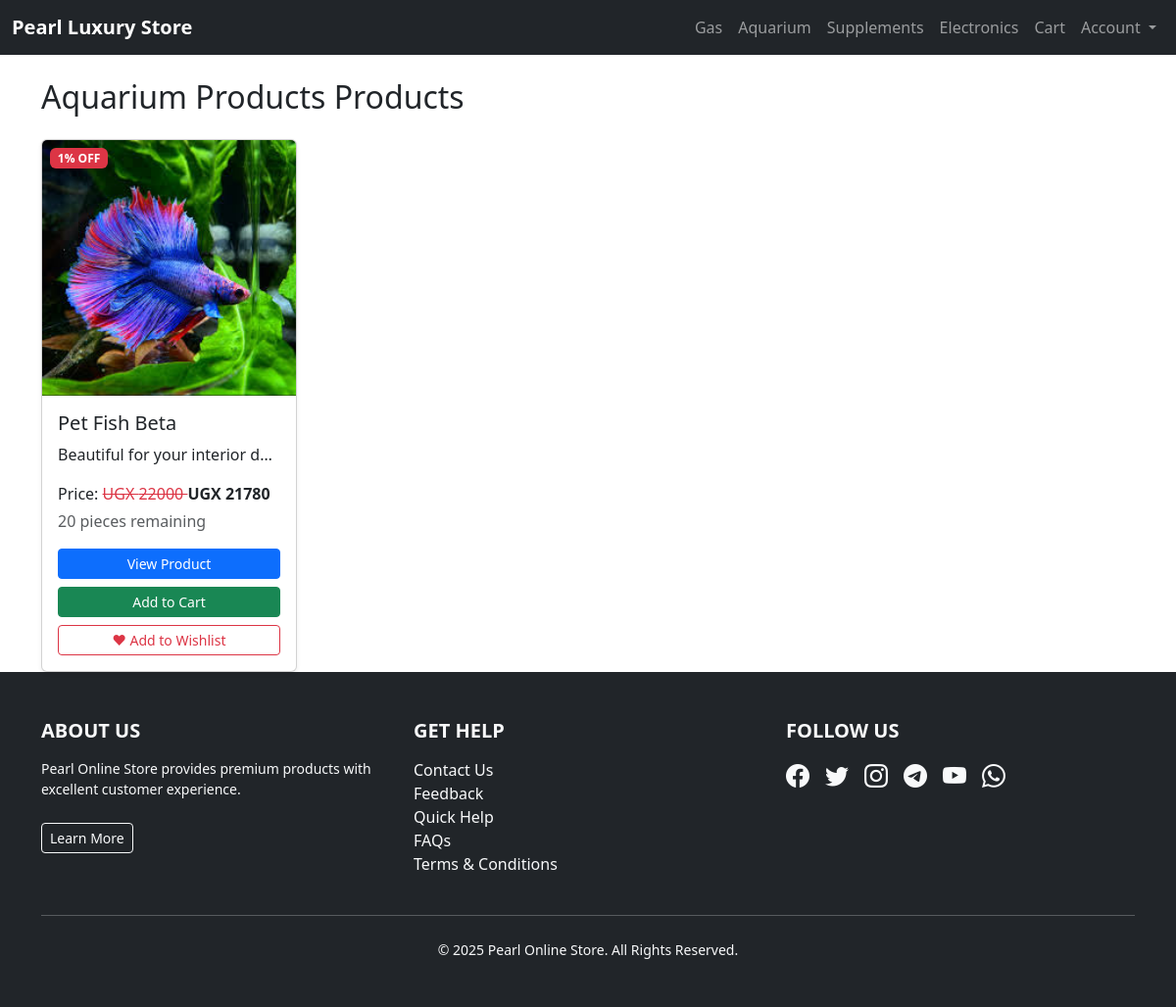
/store/aquarium/, run on an earlier commit of the app's database.
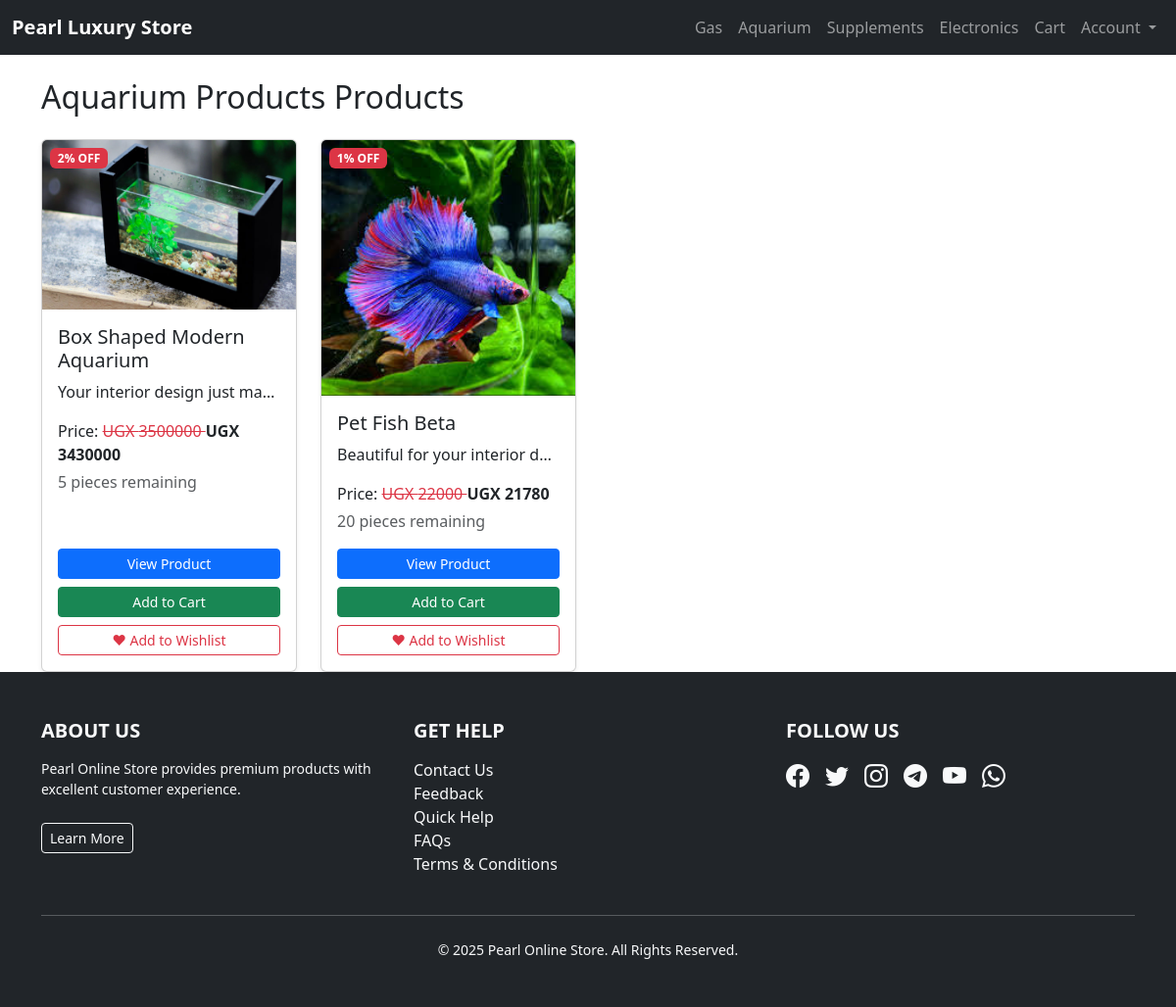
And on a later commit of the database.
### pearlApp/models.py (models this page shows, shortened)
class Product(models.Model):
    category = models.ForeignKey(
        Category, on_delete=models.CASCADE, related_name="products")
    name = models.CharField(max_length=150)
    description = models.TextField()
    price = models.PositiveIntegerField(help_text="Price in UGX")
    discount = models.PositiveIntegerField(
        default=0, help_text="Discount percentage (0 if none)")
    image = models.ImageField(upload_to="products/")
    stock_quantity = models.PositiveIntegerField(default=0)
    created_at = models.DateTimeField(auto_now_add=True)
    updated_at = models.DateTimeField(auto_now=True)
    class Meta:
        ordering = ["-created_at"]
    @property
    def discounted_price(self):
        if self.discount > 0:
            return self.price - (self.price * self.discount // 100)
        return self.price
    @property
    def stock_display(self):
        unit = "pieces"  # You can later customize per category if needed
        return f"{self.stock_quantity} {unit} remaining"

### pearlApp/views.py (the view)
# urls.py: path("store/aquarium/", views.aquarium_view, name="aquarium"),
def aquarium_view(request):
    return category_page(request, "aquarium-products", "Aquariums", template_name="stores/category_products.html")

### pearlApp/views.py (called while the page is built)
def category_page(request, slug, page_title, template_name="stores/category_products.html"):
    category = get_object_or_404(Category, slug=slug)
    products = Product.objects.filter(category=category)
    return render(request, template_name, {
        "category": category,
        "products": products,
        "page_title": page_title,
    })

### templates/stores/category_products.html (shortened to what this page needs)
{% extends "main.html" %}
{% block content %}
<h2 class="mb-4">{{ category.name }} Products</h2>
<div class="row g-4">
    {% for product in products %}
    <div class="col-md-3">
        <div class="card h-100 shadow-sm position-relative">
            {% if product.image %}
                <img src="{{ product.image.url }}" class="card-img-top" alt="{{ product.name }}">
            {% else %}
                <div class="d-flex align-items-center justify-content-center bg-secondary text-light"
                     style="height:180px;">
                    {{ product.name }}
                </div>
            {% endif %}
            {% if product.discount %}
            <span class="badge bg-danger position-absolute top-0 start-0 m-2">
                {{ product.discount }}% OFF
            </span>
            {% endif %}
            <div class="card-body d-flex flex-column">
                <h5 class="card-title">{{ product.name }}</h5>
                <p class="card-text text-truncate">{{ product.description|truncatewords:12 }}</p>
                <p class="mb-1">
                    Price:
                    {% if product.discount %}
                        <span class="text-decoration-line-through text-danger">
                            UGX {{ product.price }}
                        </span>
                        <span class="fw-bold">
                            UGX {{ product.discounted_price }}
                        </span>
                    {% else %}
                        <span class="fw-bold">UGX {{ product.price }}</span>
                    {% endif %}
                </p>
                <p class="text-muted">{{ product.stock_display }}</p>
                <div class="mt-auto">
                    <a href="{% url 'product_detail' product.pk %}"
                       class="btn btn-sm btn-primary w-100 mb-2">View Product</a>
                    <form action="{% url 'add_to_cart' product.id %}" method="POST" class="mb-2">
                        <button class="btn btn-sm btn-success w-100">Add to Cart</button>
                    </form>
                    <form action="{% url 'add_to_wishlist' product.id %}" method="POST">
                        <button class="btn btn-sm btn-outline-danger w-100">♥ Add to Wishlist</button>
                    </form>
                </div>
            </div>
        </div>
    </div>
    {% empty %}
    <p class="text-center">No products available in this category.</p>
    {% endfor %}
</div>
{% endblock %}

What changed in the data, as far as the page shows it:
added Product: image (picture), discount "2", name "Box Shaped Modern Aquarium", description "Your interior design just ma…", price "3500000", discounted_price "3430000", stock_display "5 pieces remaining"
